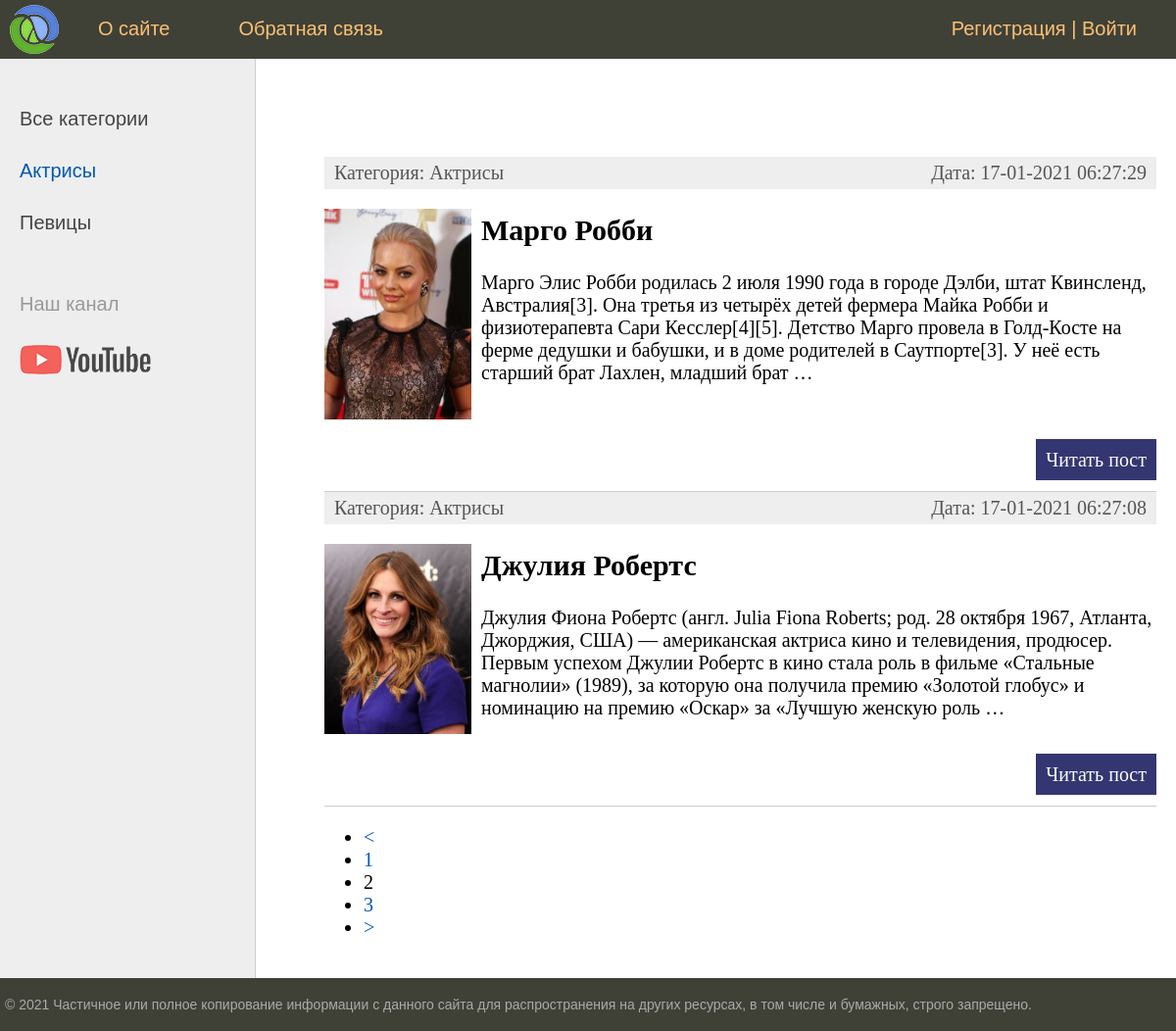
The app's page /women/category/aktrisy/?page=2 with its own data.
### women/models.py (models this page shows, shortened)
class Category(models.Model):
    name = models.CharField(max_length=100, db_index=True, verbose_name="Категория") # db_index значит что поле индексируемо, то есть поиск по нему происходит немного быстрее
    slug = models.SlugField(max_length=255, unique=True, db_index=True, verbose_name="URL")
    def __str__(self):
        return self.name
    def get_absolute_url(self):
        return reverse('category', kwargs={'cat_slug': self.slug})
    class Meta:
        verbose_name = 'Категория'
        verbose_name_plural = 'Категории'
        ordering = ['id']

class Women(models.Model):
    title = models.CharField(max_length=255, verbose_name="Заголовок")
    slug = models.SlugField(max_length=255, unique=True, db_index=True, verbose_name="URL")# slug необходим для поисковых роботов
    content = models.TextField(blank=True, verbose_name="Текст статьи")
    photo = models.ImageField(upload_to="photos/%Y/%m/%d/", verbose_name="Фото")
    time_create = models.DateTimeField(auto_now_add=True, verbose_name="Время создания")
    time_update = models.DateTimeField(auto_now=True, verbose_name="Время изменения")
    is_published = models.BooleanField(default=True, verbose_name="Публикация")
    cat = models.ForeignKey('Category', on_delete=models.PROTECT, verbose_name="Категория")  # в название поля джанго сам добавит _id
    def get_absolute_url(self):
        return reverse('post', kwargs={'post_slug': self.slug}) #{штука для того чтобы делать ссылки правильно. Кроме этого добавляет кнопкц смотреть страницу в админке}#
    class Meta:
        verbose_name = 'Известная женщина'
        verbose_name_plural = 'Известные женщины'
        ordering = ['-time_create', 'title'] #{ сортировка применяется как на админку, так и на отображение строк при использовании all на самом сайте}#

### women/views.py (the view)
# urls.py: path('category/<slug:cat_slug>/', WomenCategory.as_view(), name='category'),
class WomenCategory(DataMixin, ListView):
    model = Women
    template_name = 'women/index.html'
    context_object_name = 'posts'
    allow_empty = False # обработчик ошибок если такой страницы не найдено, то 404
    def get_queryset(self):
        return Women.objects.filter(cat__slug=self.kwargs['cat_slug'], is_published=True)
    def get_context_data(self, *, object_list=None, **kwargs):
        context = super().get_context_data(**kwargs)
        c_def = self.get_user_context(title='Категория - ' + str(context['posts'][0].cat), cat_selected=context['posts'][0].cat_id)
        return dict(list(context.items()) + list(c_def.items()))

### women/utils.py (called while the page is built)
        def get_user_context(self, **kwargs):
                context = kwargs
                cats = Category.objects.annotate(Count('women')) #сделали так для того чтобы убрать те категории у которых нет постов
                user_menu = menu.copy()
                if not self.request.user.is_authenticated: #если пользователь не авторизован
                        user_menu.pop(1)  # удаляем второй пункт
                context['menu'] = user_menu
                context['cats'] = cats
                if 'cat_selected' not in context:
                        context['cat_selected'] = 0
                return context

### women/templates/women/index.html (shortened to what this page needs)
{% extends 'women/base.html' %}
{% block content %}
<ul class="list-articles">
	{% for p in posts %}
			<li>
                <div class="article-panel">
                    <p class="first">Категория: {{ p.cat }}</p>
                    <p class="last">Дата: {{ p.time_update|date:"d-m-Y H:i:s" }}</p>
                </div>
            {% if p.photo %}
                <p><img class="img-article-left thumb" src="{{ p.photo.url }}" alt=""></p>
            {% endif %}
                <h2>{{p.title}}</h2>
                {% autoescape on %}
                {{p.content|linebreaks|truncatewords:50}}
                {% endautoescape %}
                <p class="link-read-post"><a href="{{ p.get_absolute_url }}">Читать пост</a></p>
			</li>
	{% endfor %}
</ul>
{% endblock %}

### women/templates/women/base.html (shortened to what this page needs)
{% load static %}
{% load women_tegs %}
<!DOCTYPE html>
<html>
<head>
	<link type="text/css" href="{% static 'women/css/styles.css' %}" rel="stylesheet" />
</head>
<body>
<table class="table-page" border=0 cellpadding="0" cellspacing="0">
<tr><td valign=top>
{% block mainmenu %}
		<div class="header">
			<ul id="mainmenu" class="mainmenu">
			<li class="logo"><a href="{% url 'home' %}"><div class="logo"></div></a></li>
{% for m in menu %}
			<li><a href="{% url m.url_name %}">{{m.title}}</a></li>
{% endfor %}
                <li class="last"><a href="{% url 'register' %}">Регистрация</a> | <a href="{% url 'login' %}">Войти</a></li>
			</ul>
		</div>
{% endblock mainmenu %}
<table class="table-content" border=0 cellpadding="0" cellspacing="0">
<tr>
	<td valign="top" class="left-chapters">
	<ul id="leftchapters">
        {% if cat_selected == 0 %}
            <li class="selected">Все категории</li>
        {% else %}
            <li><a href="{% url 'home' %}">Все категории</a></li>
        {% endif %}
    {% for c in cats %}
        {% if c.women__count > 0 %}
            {% if c.pk == cat_selected %}
                <li class="selected">{{ c.name }}</li>
            {% else %}
                <li><a href="{{ c.get_absolute_url }}">{{ c.name }}</a></li>
            {% endif %}
        {% endif %}
    {% endfor %}
        <li class="share">
		<p>Наш канал</p>
		<a class="share-yt" href="https://www.youtube.com/channel/UClJzWfGWuGJL2t-3dYKcHTA/playlists" target="_blank" rel="nofollow"></a>
		</li>
	</ul>
</td>
<td valign="top" class="content">
	<div class="content-text">
        {% block content %}
        {% endblock %}
    {% if page_obj.has_other_pages %}
        <nav class="list-pages">
            <ul>
            {% if page_obj.has_previous %}
            <li class="page-num">
                <a href="?page={{ page_obj.previous_page_number }}">&lt;</a>
            </li>
            {% endif %}
                {% for p in page_obj.paginator.page_range %}
                    {% if page_obj.number == p %}
                        <li class="page-num page-num-selected">{{ p }}</li>
                    {% elif p >= page_obj.number|add:-2 and p <= page_obj.number|add:2 %}
                        <li class="page-num">
                        <a href="?page={{ p }}">{{ p }}</a>
                    </li>
                    {% endif %}
                {% endfor %}
            {% if page_obj.has_next %}
                <li class="page-num">
                    <a href="?page={{ page_obj.next_page_number }}">&gt;</a>
                </li>
            {% endif %}
            </ul>
        </nav>
    {% endif %}
	</div>
</td></tr></table>
</td></tr>
<tr><td valign=top>
	<div id="footer">
		<p>&copy; 2021 Частичное или полное копирование информации с данного сайта для распространения на других ресурсах, в том числе и бумажных, строго запрещено.</p>
	</div>
</td></tr></table>
</body>
</html>

### women/static/women/css/styles.css (style rules this page uses)
html, body { font-family: 'Arial'; margin: 0; padding: 0; height: 100%; width: 100%; color: #444; }
a { color: #0059b2; text-decoration: none; }
img { max-width: 600px; height: auto; }
img.img-article-left { max-width: 300px; height: auto; float: left; padding: 0 10px 10px 0; }
img.img-article-left.thumb { max-width: 150px; height: auto; }
p.link-read-post { text-align: right; }
p.link-read-post a { padding: 10px; min-width: 100px; background: #333671; color: #fff; text-decoration: none; }
div.article-panel { background: #eee; padding: 5px 10px 5px 10px; box-sizing: border-box; overflow: hidden; color: #555; }
div.article-panel p.first { margin: 0; float: left; }
div.article-panel p.last { margin: 0; float: right; }
ul.list-articles { list-style: none; margin: 0; padding: 0; }
ul.list-articles li { border-bottom: 1px solid #ccc; }
.table-page { width: 100%; height: 100%; vertical-align: top; }
.table-page tr { height: 100%; }
.header { background: #3F4137; height: 60px; }
.logo { background: url('../images/logo.png') no-repeat 10px 5px; width: 70px; height: 60px; }
ul.mainmenu { list-style: none; margin: 0; padding: 0; height: 60px; color: #fdc073; font-size: 20px; overflow: hidden; }
ul.mainmenu li { float: left; margin: 18px 40px 0 30px; }
ul.mainmenu li.logo { margin: 0; }
ul.mainmenu li.last { float: right; }
ul.mainmenu li a { color: #fdc073; text-decoration: none; }
.table-content { width: 100%; min-height: 100%; height: 100%; }
.left-chapters { margin: 0; background: #eee; border-right: 1px solid #ccc; min-height: 100%; }
.left-chapters ul { width: 230px; min-height: 100%; margin: 0; padding: 20px 10px 10px 20px; list-style: none; font-size: 20px; }
.left-chapters ul li { margin: 30px 0 0 0; color: #999; }
.left-chapters ul li.selected { color: #0059b2; }
.left-chapters ul li a { color: #444; text-decoration: none; }
.left-chapters ul li.share { margin: 60px 0 0 0; }
.left-chapters ul li.share p { margin: 30px 0 30px 0; }
.left-chapters ul li.share a { display: inline-block; width: 40px; height: 40px; margin: 0 20px 0 0; }
.left-chapters ul li.share a.share-yt { width: 100%; height: 30px; background: url('../images/share_yt.png') no-repeat 0 0 }
.content { padding: 40px 20px 20px 40px; width: 100%; box-sizing: border-box; }
.content-text { margin: 60px 0 0 30px; color: #000; font-size: 20px; font-family: Yandex Sans Display Light; }
#footer { box-sizing: border-box; background: #3F4137; padding: 5px; color: #aaa; font-size: 14px; font-family: Verdana, Geneva, Arial, Helvetica; text-align: left; overflow: hidden; }

### records on screen
Category: name "Актрисы"
Category: name "Певицы"
Women: cat "Актрисы", time_update "17-01-2021 06:27:29", photo (picture), title "Марго Робби", content "Марго Элис Робби родилась 2 июля 1990 года в городе Дэлби, штат Квинсленд, Австралия[3]. Она третья из четырёх детей фермера Майка Робби и физиотерапевта Сари Кесслер[4][5]. Детство Марго провела в Голд-Косте на ферме дедушки и бабушки, и в доме родителей в Саутпорте[3]. У неё есть старший брат Лахлен, младший брат …"
Women: cat "Актрисы", time_update "17-01-2021 06:27:08", photo (picture), title "Джулия Робертс", content "Джулия Фиона Робертс (англ. Julia Fiona Roberts; род. 28 октября 1967, Атланта, Джорджия, США) — американская актриса кино и телевидения, продюсер. Первым успехом Джулии Робертс в кино стала роль в фильме «Стальные магнолии» (1989), за которую она получила премию «Золотой глобус» и номинацию на премию «Оскар» за «Лучшую женскую роль …"

### other values on screen
{{ m.title }} "О сайте" "Обратная связь"
{{ p }} "1" "3"
{{ p }} "2"
